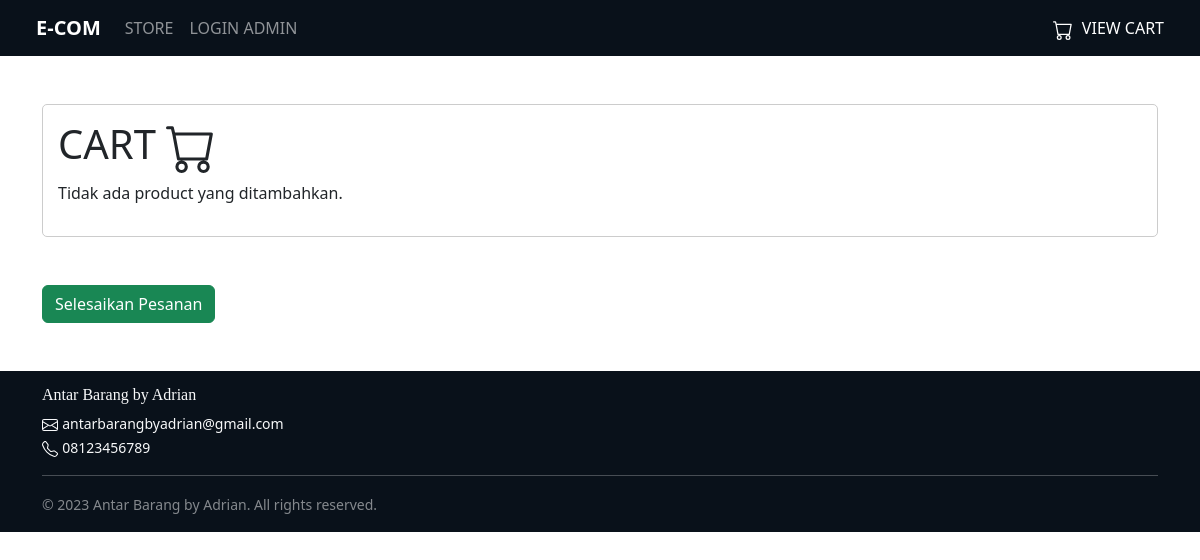
Page /cart.php on the earlier database version.
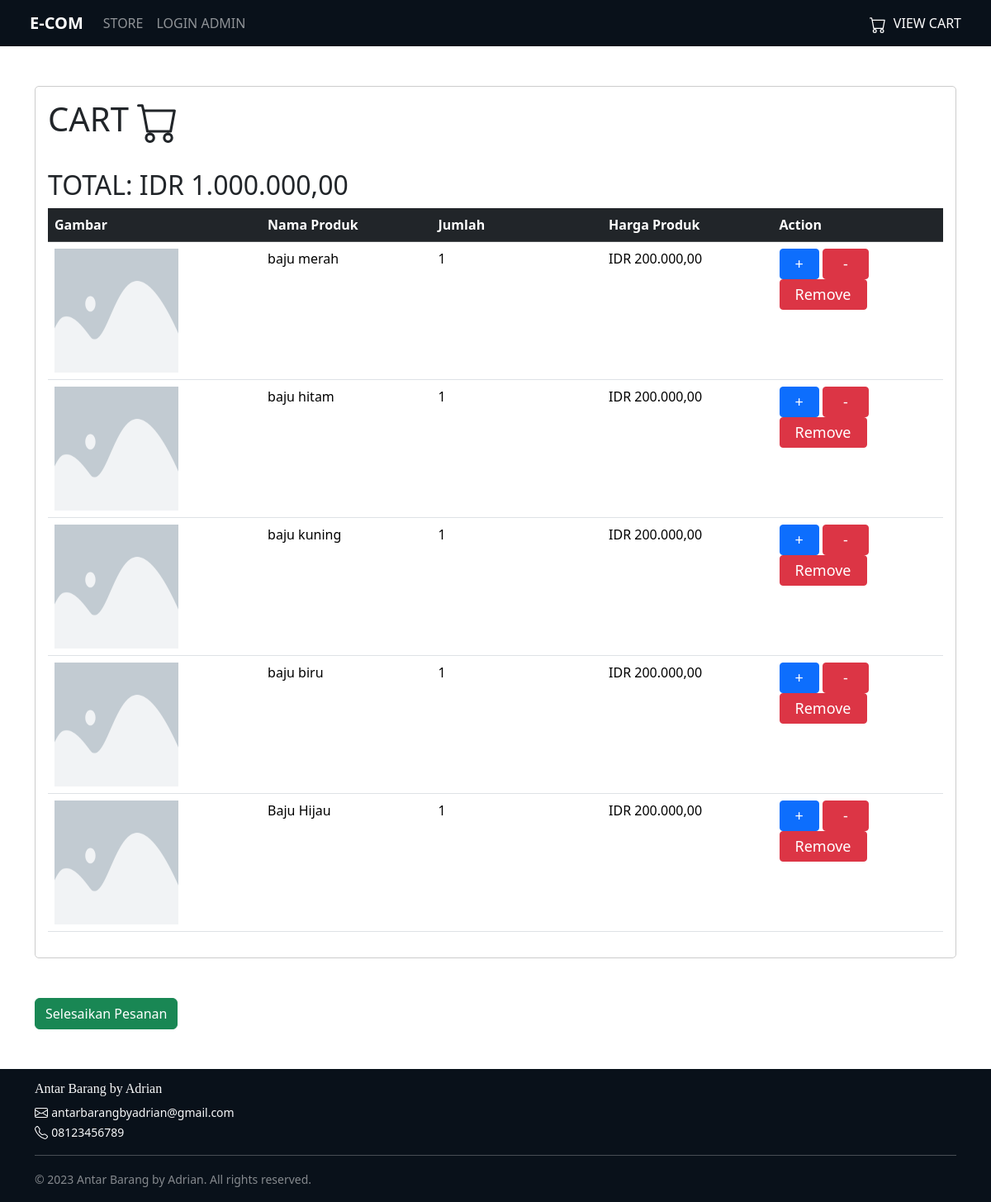
Same page on the later database version.
### tables this page shows
CREATE TABLE `cart` (
  `id` int(10) NOT NULL,
  `product_id` int(10) NOT NULL,
  `nama_product` varchar(255) NOT NULL,
  `harga` int(255) NOT NULL,
  `img_src` varchar(255) NOT NULL,
  `jumlah` int(10) NOT NULL DEFAULT 1
);

### includes/connection.php (called while the page is built, shortened)
<?php
try {
    $conn = new PDO('mysql:host=localhost;dbname=proyekuas_adsi', 'root', '');
} catch (PDOException $e) {
    die('Tidak berhasil terkoneksi ke database!<br/>Error: ' . $e);
}
include 'proyek.class.php';
$pengiriman = new Products($conn);

### includes/proyek.class.php (called while the page is built, shortened)
<?php
class Products
{
    private $db;
    public function setConnect($db)
    {
        $this->db = $db;
    }
    public function tampil_cart()
    {
        $tampil_data = "SELECT * FROM cart ORDER BY id ASC";
        $tampil_data = $this->db->prepare($tampil_data);
        $tampil_data->execute();
        return $tampil_data;
    }
}

### cart.php (the view, shortened to what this page needs)
<?php
    include './includes/connection.php';
    $sum = 0;
    function format($harga) {
        $jum = "IDR " . number_format($harga,2,',','.');
        return $jum;
    }
?>
<!DOCTYPE html>
<html lang="en">
<head>
    <link href="https://cdn.jsdelivr.net/npm/bootstrap@5.3.2/dist/css/bootstrap.min.css" rel="stylesheet"
>
</head>
<body>
    <div class="navbar-area">
        <nav class="navbar navbar-expand-lg navbar-dark sticky-top" style="background-color: #09111a;">
            <div class="container-fluid">
                <a class="navbar-brand ms-4"> <b> E-COM </b> </a>
                <div class="offcanvas offcanvas-end text-bg-dark" tabindex="-1" id="offcanvasDarkNavbar"
                    aria-labelledby="offcanvasDarkNavbarLabel">
                    <div class="offcanvas-body">
                        <ul class="navbar-nav justify-content-start flex-grow-1 pe-3">
                            <li class="nav-item">
                                <a class="nav-link" aria-current="page" href="index.php">STORE</a>
                            </li>
                            <li class="nav-item">
                                <a class="nav-link" aria-current="page" href="login.php">LOGIN ADMIN</a>
                            </li>
                        </ul>
                        <ul class="navbar-nav justify-content-end flex-grow-1 pe-3">
                            <li class="nav-item">
                                <a class="nav-link active" aria-current="page" href="cart.php">
                                     VIEW CART
                                </a>
                            </li>
                        </ul>
                    </div>
                </div>
            </div>
        </nav>
        <div class="container">
            <div class="content-web my-5">
                <h1>CART
                </h1>
                <?php
                $check_data = "SELECT * FROM cart";
                $check_data = $conn->prepare($check_data);
                $check_data->execute();
                if ($check_data->rowCount() == 0): ?>
                    <p>Tidak ada product yang ditambahkan.</p>
                <?php else: ?>
                    <br />
                    <table class="table">
                        <thead class="table-dark">
                            <th scope="col" width="250">Gambar</th>
                            <th scope="col" width="200">Nama Produk</th>
                            <th scope="col" width="200">Jumlah</th>
                            <th scope="col" width="200">Harga Produk</th>
                            <th scope="col" width="200">Action</th>
                        </thead>
                        <tbody>
                            <?php
                            foreach ($pengiriman->tampil_cart()->fetchAll(PDO::FETCH_ASSOC) as $data):
                            $sum += $data['jumlah']*$data['harga'];
                            ?>
                                <tr>
                                    <td> <img style="width: 150px; height: 150px" src="<?= $data['img_src'] ?>" alt=""></td>
                                    <td>
                                        <?= $data['nama_product'] ?>
                                    </td>
                                    <td>
                                        <?= $data['jumlah'] ?>
                                    </td>
                                    <td>
                                        <?= format($data['harga']) ?>
                                    </td>
                                    <td>
                                        <a style="padding-left: 18px; padding-right: 18px; font-size: 18px" href="cart.php?id= <?= $data['id'] ?>&jumlah=<?= $data['jumlah']+1 ?>" class="btn btn-primary btn-sm">+</a>
                                        <a style="padding-left: 24px; padding-right: 24px; font-size: 18px" href="cart.php?id= <?= $data['id'] ?>&jumlah=<?= $data['jumlah']-1 ?>" class="btn btn-danger btn-sm">-</a>
                                        <a style="padding-left: 18px; padding-right: 18px; font-size: 18px" href="cart.php?id= <?= $data['id'] ?>&delete=1" class="btn btn-danger btn-sm">Remove</a>
                                    </td>
                                </tr>
                            <?php endforeach?>
                            <h2>TOTAL: <?= format($sum) ?></h2>
                        </tbody>
                    </table>
                <?php endif ?>
            </div>
        </div>
        <div class="container my-3">
            <form method="post" action="receipt.php">
                <button type="submit" name="complete_order" class="btn btn-success">Selesaikan Pesanan</button>
            </form>
        </div>
        <footer class="py-2 mt-5" style="background-color: #09111a;">
        <div class="container text-left text-light">
            <p class="display-7 mt-1 mb-1" style="font-family: myFont;">Antar Barang by Adrian</p>
            <small class="text-50 mb-1">antarbarangbyadrian@gmail.com</small>
        </div>
        <div class="container text-left text-light">
            <small class="text-50">08123456789</small>
        </div>
        <div class="container text-left text-light mb-2">
            <hr class="hr-light" />
            <small class="text-white-50">&copy; 2023 Antar Barang by Adrian. All rights reserved.</small>
        </div>
    </footer>
</body>
</html>

### cart.php (style rules this page uses)
.content-web { border: 1px solid #ccc; padding: 15px; border-radius: 5px; }
hr { color: #fff; }

Differences in the rows shown:
added cart: img_src (placeholder picture), nama_product "baju merah", jumlah "1", harga "IDR 200.000,00"
added cart: img_src (placeholder picture), nama_product "baju hitam", jumlah "1", harga "IDR 200.000,00"
added cart: img_src (placeholder picture), nama_product "baju kuning", jumlah "1", harga "IDR 200.000,00"
added cart: nama_product "baju biru", jumlah "1", harga "IDR 200.000,00"
added cart: img_src (placeholder picture), nama_product "Baju Hijau", jumlah "1", harga "IDR 200.000,00"
Other differences:
format($sum): (not shown) → "IDR 1.000.000,00"
text no longer shown: "Tidak ada product yang ditambahkan."
text now shown: "Gambar Nama Produk Jumlah Harga Produk Action TOTAL:"
